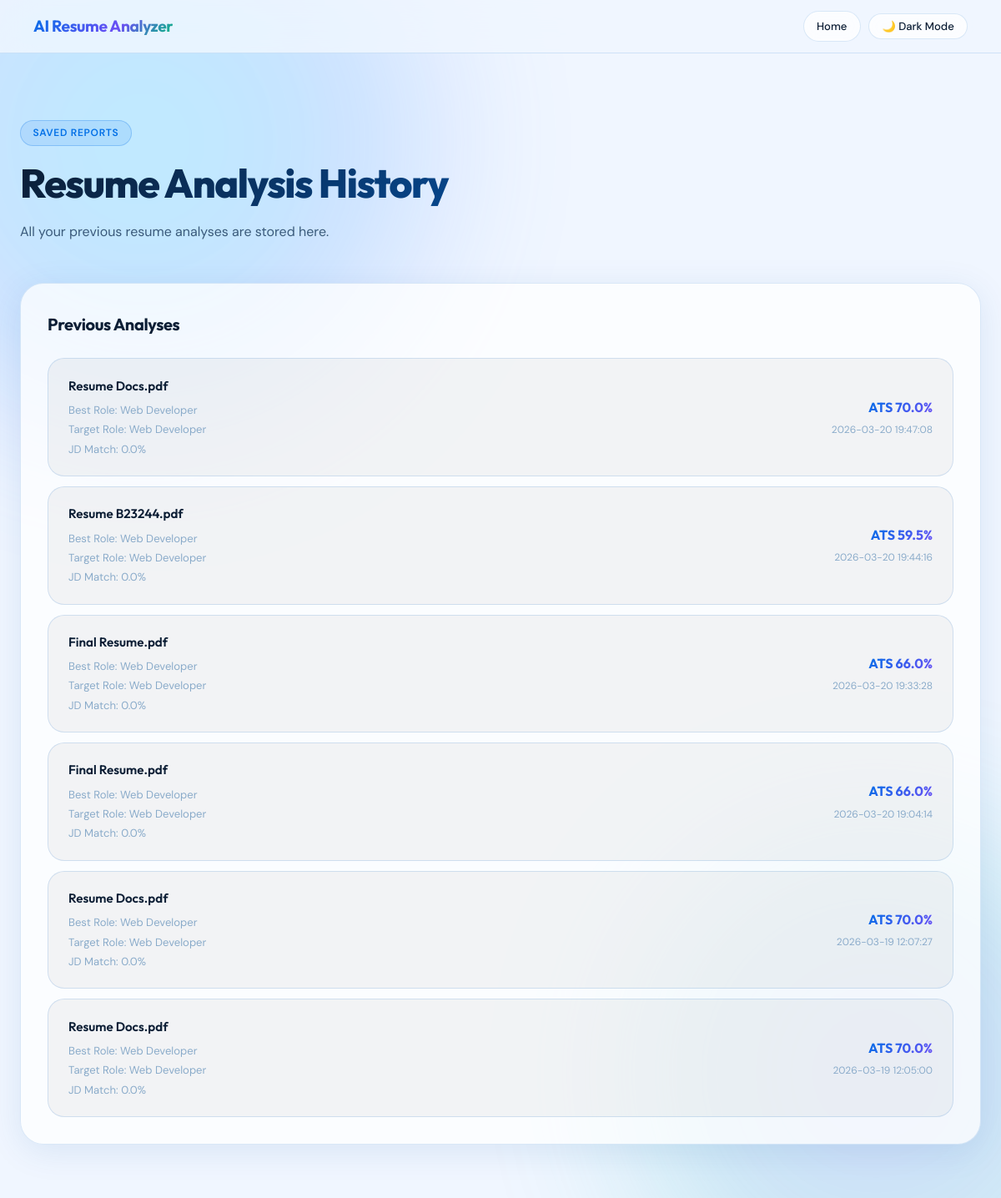
The app's page /history with its own data.
### tables this page shows
CREATE TABLE analysis_history (
            id INTEGER PRIMARY KEY AUTOINCREMENT,
            filename TEXT NOT NULL,
            best_role TEXT,
            ats_score REAL,
            target_role TEXT,
            target_role_score REAL,
            jd_match_score REAL,
            created_at TEXT,
            result_json TEXT
        );

### app.py (the view)
@app.route('/history')
def history():
    records = get_analysis_history()
    return render_template('history.html', records=records)

### app.py (called while the page is built)
def get_analysis_history():
    conn = sqlite3.connect(DB_NAME)
    conn.row_factory = sqlite3.Row
    cursor = conn.cursor()
    cursor.execute("""
        SELECT id, filename, best_role, ats_score, target_role, target_role_score,
               jd_match_score, created_at
        FROM analysis_history
        ORDER BY id DESC
    """)
    rows = cursor.fetchall()
    conn.close()
    return rows

### templates/history.html (shortened to what this page needs)
<!DOCTYPE html>
<html lang="en">
<head>
    <link rel="stylesheet" href="{{ url_for('static', filename='style.css') }}">
</head>
<body>
    <div class="page-bg"></div>
    <header class="topbar">
        <div class="logo">AI Resume Analyzer</div>
        <div class="topbar-actions">
            <a href="/" class="btn btn-secondary small-btn">Home</a>
            <button id="themeToggle" class="btn btn-secondary small-btn" type="button">🌙 Dark Mode</button>
        </div>
    </header>
    <div class="container">
        <section class="hero modern-hero">
            <div class="hero-left">
                <span class="badge">Saved Reports</span>
                <h1>Resume Analysis History</h1>
                <p>All your previous resume analyses are stored here.</p>
            </div>
        </section>
        <section class="glass-card">
            <div class="section-header">
                <h2>Previous Analyses</h2>
            </div>
            {% if records %}
                <div class="history-list">
                    {% for record in records %}
                        <a href="/history/{{ record.id }}" class="history-card">
                            <div>
                                <h3>{{ record.filename }}</h3>
                                <p>Best Role: {{ record.best_role }}</p>
                                <p>Target Role: {{ record.target_role }}</p>
                                <p>JD Match: {{ record.jd_match_score }}%</p>
                            </div>
                            <div class="history-right">
                                <span class="history-score">ATS {{ record.ats_score }}%</span>
                                <span class="history-date">{{ record.created_at }}</span>
                            </div>
                        </a>
                    {% endfor %}
                </div>
            {% else %}
                <p style="color: var(--text-muted); font-size: 0.9rem; padding: 1rem 0;">No history found yet. Analyze a resume to get started.</p>
            {% endif %}
        </section>
    </div>
</body>
</html>

### records on screen
analysis_history: filename "Resume Docs.pdf", best_role "Web Developer", target_role "Web Developer", jd_match_score "0.0", ats_score "70.0", created_at "2026-03-20 19:47:08"
analysis_history: filename "Resume B23244.pdf", best_role "Web Developer", target_role "Web Developer", jd_match_score "0.0", ats_score "59.5", created_at "2026-03-20 19:44:16"
analysis_history: filename "Final Resume.pdf", best_role "Web Developer", target_role "Web Developer", jd_match_score "0.0", ats_score "66.0", created_at "2026-03-20 19:33:28"
analysis_history: filename "Final Resume.pdf", best_role "Web Developer", target_role "Web Developer", jd_match_score "0.0", ats_score "66.0", created_at "2026-03-20 19:04:14"
analysis_history: filename "Resume Docs.pdf", best_role "Web Developer", target_role "Web Developer", jd_match_score "0.0", ats_score "70.0", created_at "2026-03-19 12:07:27"
analysis_history: filename "Resume Docs.pdf", best_role "Web Developer", target_role "Web Developer", jd_match_score "0.0", ats_score "70.0", created_at "2026-03-19 12:05:00"
